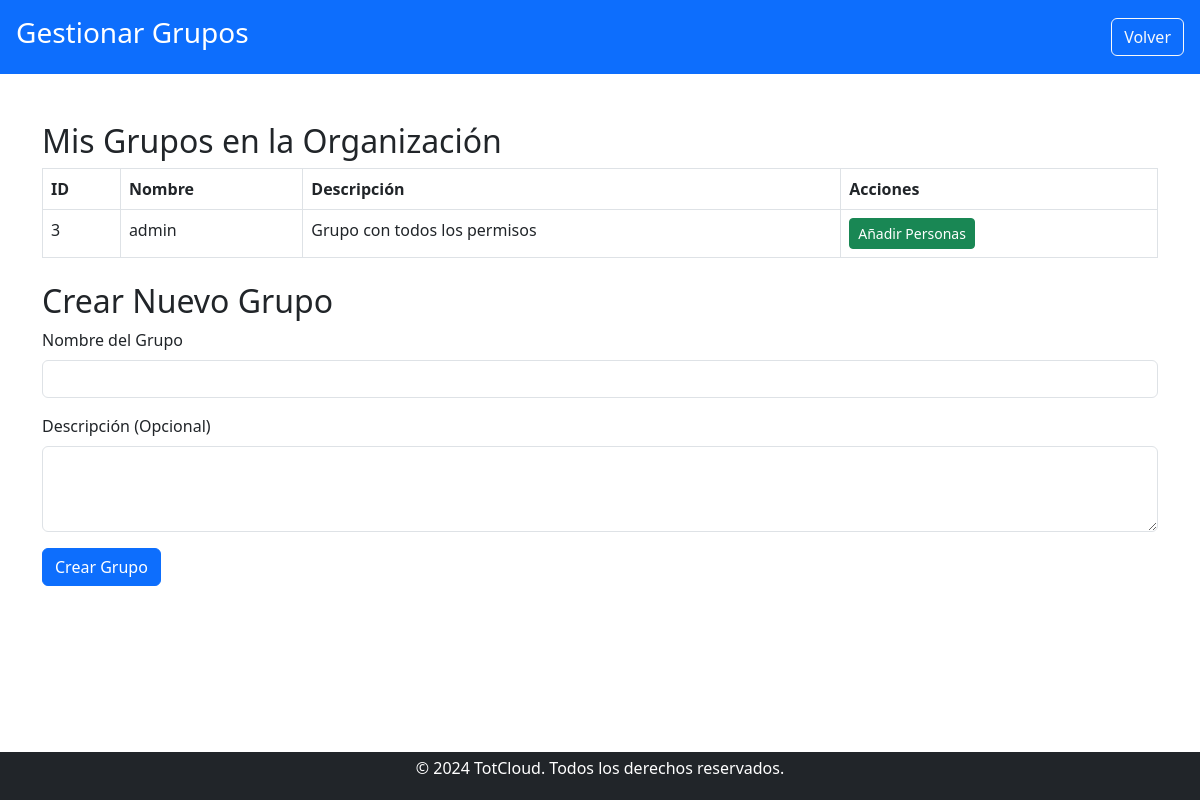
The app's page /usuario/organizaciones/gestionar_grupos/gestionar_grupos.php?idOrg=4 (signed in) with its own data.
### tables this page shows
CREATE TABLE `grupo` (
  `idGrupo` int(11) NOT NULL,
  `Nombre` varchar(100) NOT NULL,
  `Descripcion` text DEFAULT NULL,
  `idOrg` int(11) NOT NULL
);

### public/usuario/organizaciones/gestionar_grupos/gestionar_grupos.php (the view, shortened to what this page needs)
<?php
include '../../../../includes/db_connect.php';
$idOrganizacion = intval($_GET['idOrg']);
$user_id = $_SESSION['user_id'];
$query_groups = "
    SELECT g.idGrupo, g.Nombre, g.Descripcion
    FROM grupo g
    JOIN r_usuario_grupo rug ON g.idGrupo = rug.idGrupo
    WHERE g.idOrg = ? AND rug.idUsuario = ?";
$stmt_groups = $conn->prepare($query_groups);
$stmt_groups->bind_param('ii', $idOrganizacion, $user_id);
$stmt_groups->execute();
$result_groups = $stmt_groups->get_result();
?>
<!DOCTYPE html>
<html lang="es">
<head>
    <link href="https://cdn.jsdelivr.net/npm/bootstrap@5.3.0/dist/css/bootstrap.min.css" rel="stylesheet">
    <link href="../../../css/estilos.css" rel="stylesheet">
</head>
<body>
    <header class="bg-primary text-white d-flex justify-content-between align-items-center p-3">
        <h1 class="h3">Gestionar Grupos</h1>
        <a href="../ver_organizacion.php?id=<?php echo $idOrganizacion; ?>" class="btn btn-outline-light">Volver</a>
    </header>
    <main class="container my-5">
        <h2>Mis Grupos en la Organización</h2>
        <table class="table table-bordered">
            <thead>
                <tr>
                    <th>ID</th>
                    <th>Nombre</th>
                    <th>Descripción</th>
                    <th>Acciones</th>
                </tr>
            </thead>
            <tbody>
                <?php while ($group = $result_groups->fetch_assoc()): ?>
                    <tr>
                        <td><?php echo htmlspecialchars($group['idGrupo']); ?></td>
                        <td><?php echo htmlspecialchars($group['Nombre']); ?></td>
                        <td><?php echo htmlspecialchars($group['Descripcion']); ?></td>
                        <td>
                            <?php if ($group['Nombre'] === 'admin'): ?>
                                <a href="añadir_personas.php?idGrupo=<?php echo $group['idGrupo']; ?>&idOrg=<?php echo $idOrganizacion; ?>" class="btn btn-success btn-sm">Añadir Personas</a>
                            <?php endif; ?>
                        </td>
                    </tr>
                <?php endwhile; ?>
            </tbody>
        </table>
        <h2 class="mt-4">Crear Nuevo Grupo</h2>
        <form method="POST">
            <div class="mb-3">
                <label for="nombre" class="form-label">Nombre del Grupo</label>
                <input type="text" class="form-control" id="nombre" name="nombre" required>
            </div>
            <div class="mb-3">
                <label for="descripcion" class="form-label">Descripción (Opcional)</label>
                <textarea class="form-control" id="descripcion" name="descripcion" rows="3"></textarea>
            </div>
            <button type="submit" class="btn btn-primary">Crear Grupo</button>
        </form>
    </main>
    <?php include '../../../../includes/footer.php'; ?>
</body>
</html>

### public/css/estilos.css (style rules this page uses)
body { display: flex; flex-direction: column; min-height: 100vh; margin: 0; }
main { flex: 1; }
header { background-color: #007bff; color: white; padding: 1rem 0; text-align: center; }

### records on screen
grupo: idGrupo "3", Nombre "admin", Descripcion "Grupo con todos los permisos"
